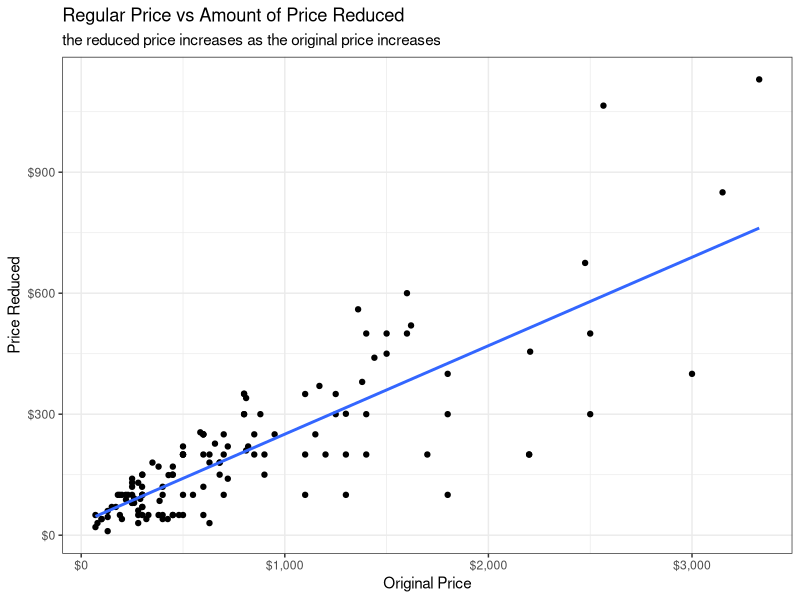
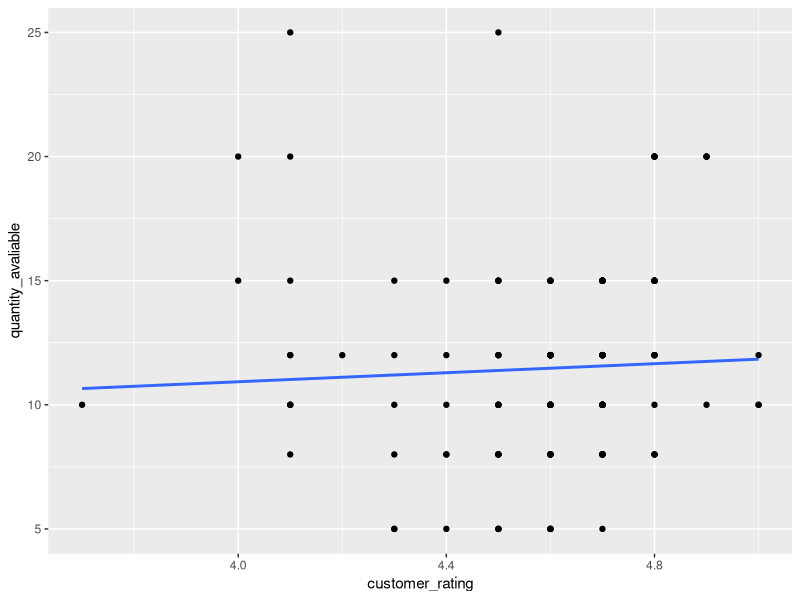

The R script that drew these images, in order:
library(tidyverse)
library(dplyr)

# get data
data <- read_csv("StoreData_IMMC.csv")

# rename columns
data <- data |>
  rename(department = 1,
         major_productCategory = 2,
         product_type = 3,
         make = 4,
         product = 5,
         regular_price = 6,
         reduced_price = 7,
         quantity_avaliable = 8,
         customer_rating = 9)

# remove premade labels
# delete extra columns
data <- data |>
  select(department : customer_rating) |>
  filter(department != "Department")

# format regular price and reduced price
data <- data |>
  mutate(regular_price = str_replace_all(str_replace_all(regular_price, '\\$', ''), '\\,', '')) |>
  mutate(reduced_price = str_replace_all(str_replace_all(reduced_price, '\\$', ''), '\\,', ''))

# change to numeric form
data <- data |>
  mutate(regular_price = as.numeric(regular_price)) |>
  mutate(reduced_price = as.numeric(reduced_price)) |>
  mutate(quantity_avaliable = as.numeric(quantity_avaliable)) |>
  mutate(customer_rating = as.numeric(customer_rating))

# add diff column
data <- data |>
  mutate(price_change = regular_price - reduced_price)


# plot of regular_price and price_change
data |>
  ggplot(aes(x = regular_price, y = price_change)) +
  geom_point() +
  geom_smooth(method = lm, se=FALSE) +
  scale_x_continuous(labels = scales::dollar_format()) +
  scale_y_continuous(labels = scales::dollar_format()) +
  labs(x = "Original Price",
       y = "Price Reduced",
       title = "Regular Price vs Amount of Price Reduced",
       subtitle = "the reduced price increases as the original price increases") +
  theme_bw()

# plot of rating vs quantity_avaliable
data |>
  ggplot(aes(x = customer_rating, y = quantity_avaliable)) +
  geom_point() +
  geom_smooth(method = lm, se = FALSE)

#
data <- data |>
  mutate(damage_percentage = customer_rating/quantity_avaliable) |>
  arrange(desc(damage_percentage))
